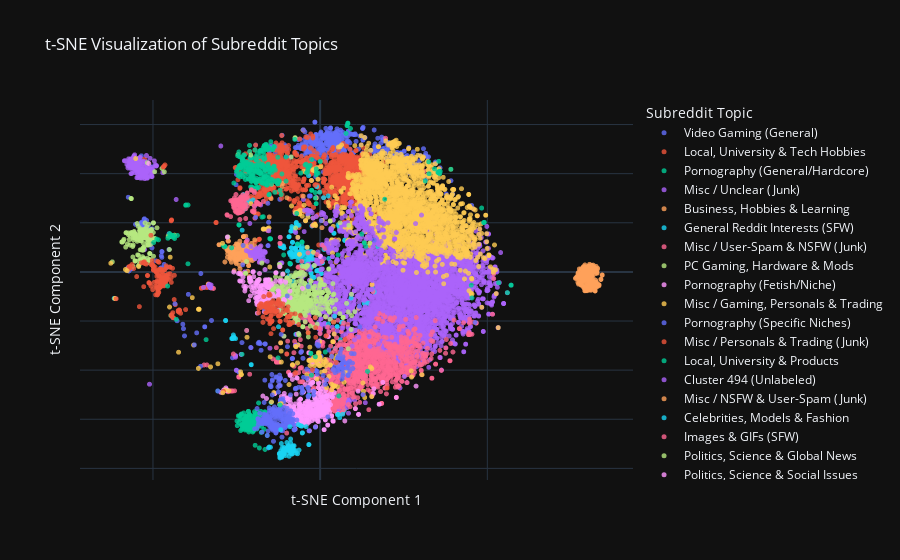

The cell this chart's notebook holds for it:
### Code cell
label_map = {
    # --- HIGH CLARITY: NSFW / Pornography ---
    '35': 'Pornography (General/Hardcore)',
    '106': 'Pornography (Fetish/Niche)',
    '252': 'Pornography (Specific Niches)',

    # --- HIGH CLARITY: Gaming & Fandom ---
    '347': 'NSFW (Porn, Selfies, Misc)',
    '114': 'Video Gaming (General)',
    '327': 'PC Gaming, Hardware & Mods',

    # --- HIGH CLARITY: Politics & News ---
    '119': 'US Politics (Contentious)',
    '419': 'Politics, Science & Social Issues',

    # --- HIGH CLARITY: Hobbies / Local / University ---
    '85': 'Business, Hobbies & Learning',
    '89': 'Local, University & Tech Hobbies',
    '391': 'Images & GIFs (SFW)',
    '490': 'Local, University & Products',
    '454': 'Celebrities, Models & Fashion',
    '27': 'Local/Regional & Hobbies',
    
    # --- MEDIUM CLARITY: Mixed Themes ---
    '54': 'Gaming, Fandom & Circlejerks',
    '245': 'Politics, Science & Global News',
    '187': 'Misc / Gaming, Personals & Trading',
    '275': 'General Reddit Interests (SFW)',

    # --- LOW CLARITY: "Junk" / User-Spam ---
    '1': 'Misc / Personals & Trading (Junk)',
    '2': 'Misc / Unclear (Junk)',
    '20': 'Misc / Unclear (Junk)',
    '91': 'Misc / NSFW & User-Spam (Junk)',
    '254': 'Misc / User-Spam & NSFW (Junk)',
    '335': 'Misc / User-Specific & Bots (Junk)',
}

# --- Now, we plot using the new labels ---

pl.plot_labeled_cluster_map(tsne_df, label_map)

### Figure 1 — Plotly figure (JSON) as saved in the notebook; plotly's stock layout.template omitted (floating-point values rounded to 4 significant figures; data arrays with more than 128 entries replaced by an {"elided": "..."} marker saying what was removed)
{"data": [{"hovertemplate": "<b>%{hovertext}</b><br><br>Topic=Video Gaming (General)<br>tsne_x=%{x}<br>tsne_y=%{y}<extra></extra>", "hovertext": {"elided": "475 str values"}, "legendgroup": "Video Gaming (General)", "marker": {"color": "#636efa", "opacity": 0.8, "size": 5, "symbol": "circle"}, "mode": "markers", "name": "Video Gaming (General)", "showlegend": true, "type": "scattergl", "x": {"elided": "475 float values"}, "xaxis": "x", "y": {"elided": "475 float values"}, "yaxis": "y"}, {"hovertemplate": "<b>%{hovertext}</b><br><br>Topic=Local, University & Tech Hobbies<br>tsne_x=%{x}<br>tsne_y=%{y}<extra></extra>", "hovertext": {"elided": "831 str values"}, "legendgroup": "Local, University & Tech Hobbies", "marker": {"color": "#EF553B", "opacity": 0.8, "size": 5, "symbol": "circle"}, "mode": "markers", "name": "Local, University & Tech Hobbies", "showlegend": true, "type": "scattergl", "x": {"elided": "831 float values"}, "xaxis": "x", "y": {"elided": "831 float values"}, "yaxis": "y"}, {"hovertemplate": "<b>%{hovertext}</b><br><br>Topic=Pornography (General/Hardcore)<br>tsne_x=%{x}<br>tsne_y=%{y}<extra></extra>", "hovertext": {"elided": "142 str values"}, "legendgroup": "Pornography (General/Hardcore)", "marker": {"color": "#00cc96", "opacity": 0.8, "size": 5, "symbol": "circle"}, "mode": "markers", "name": "Pornography (General/Hardcore)", "showlegend": true, "type": "scattergl", "x": {"elided": "142 float values"}, "xaxis": "x", "y": {"elided": "142 float values"}, "yaxis": "y"}, {"hovertemplate": "<b>%{hovertext}</b><br><br>Topic=Misc / Unclear (Junk)<br>tsne_x=%{x}<br>tsne_y=%{y}<extra></extra>", "hovertext": {"elided": "3015 str values"}, "legendgroup": "Misc / Unclear (Junk)", "marker": {"color": "#ab63fa", "opacity": 0.8, "size": 5, "symbol": "circle"}, "mode": "markers", "name": "Misc / Unclear (Junk)", "showlegend": true, "type": "scattergl", "x": {"elided": "3015 float values"}, "xaxis": "x", "y": {"elided": "3015 float values"}, "yaxis": "y"}, {"hovertemplate": "<b>%{hovertext}</b><br><br>Topic=Business, Hobbies & Learning<br>tsne_x=%{x}<br>tsne_y=%{y}<extra></extra>", "hovertext": {"elided": "171 str values"}, "legendgroup": "Business, Hobbies & Learning", "marker": {"color": "#FFA15A", "opacity": 0.8, "size": 5, "symbol": "circle"}, "mode": "markers", "name": "Business, Hobbies & Learning", "showlegend": true, "type": "scattergl", "x": {"elided": "171 float values"}, "xaxis": "x", "y": {"elided": "171 float values"}, "yaxis": "y"}, {"hovertemplate": "<b>%{hovertext}</b><br><br>Topic=General Reddit Interests (SFW)<br>tsne_x=%{x}<br>tsne_y=%{y}<extra></extra>", "hovertext": {"elided": "206 str values"}, "legendgroup": "General Reddit Interests (SFW)", "marker": {"color": "#19d3f3", "opacity": 0.8, "size": 5, "symbol": "circle"}, "mode": "markers", "name": "General Reddit Interests (SFW)", "showlegend": true, "type": "scattergl", "x": {"elided": "206 float values"}, "xaxis": "x", "y": {"elided": "206 float values"}, "yaxis": "y"}, {"hovertemplate": "<b>%{hovertext}</b><br><br>Topic=Misc / User-Spam & NSFW (Junk)<br>tsne_x=%{x}<br>tsne_y=%{y}<extra></extra>", "hovertext": {"elided": "1027 str values"}, "legendgroup": "Misc / User-Spam & NSFW (Junk)", "marker": {"color": "#FF6692", "opacity": 0.8, "size": 5, "symbol": "circle"}, "mode": "markers", "name": "Misc / User-Spam & NSFW (Junk)", "showlegend": true, "type": "scattergl", "x": {"elided": "1027 float values"}, "xaxis": "x", "y": {"elided": "1027 float values"}, "yaxis": "y"}, {"hovertemplate": "<b>%{hovertext}</b><br><br>Topic=PC Gaming, Hardware & Mods<br>tsne_x=%{x}<br>tsne_y=%{y}<extra></extra>", "hovertext": {"elided": "163 str values"}, "legendgroup": "PC Gaming, Hardware & Mods", "marker": {"color": "#B6E880", "opacity": 0.8, "size": 5, "symbol": "circle"}, "mode": "markers", "name": "PC Gaming, Hardware & Mods", "showlegend": true, "type": "scattergl", "x": {"elided": "163 float values"}, "xaxis": "x", "y": {"elided": "163 float values"}, "yaxis": "y"}, {"hovertemplate": "<b>%{hovertext}</b><br><br>Topic=Pornography (Fetish/Niche)<br>tsne_x=%{x}<br>tsne_y=%{y}<extra></extra>", "hovertext": {"elided": "378 str values"}, "legendgroup": "Pornography (Fetish/Niche)", "marker": {"color": "#FF97FF", "opacity": 0.8, "size": 5, "symbol": "circle"}, "mode": "markers", "name": "Pornography (Fetish/Niche)", "showlegend": true, "type": "scattergl", "x": {"elided": "378 float values"}, "xaxis": "x", "y": {"elided": "378 float values"}, "yaxis": "y"}, {"hovertemplate": "<b>%{hovertext}</b><br><br>Topic=Misc / Gaming, Personals & Trading<br>tsne_x=%{x}<br>tsne_y=%{y}<extra></extra>", "hovertext": {"elided": "2102 str values"}, "legendgroup": "Misc / Gaming, Personals & Trading", "marker": {"color": "#FECB52", "opacity": 0.8, "size": 5, "symbol": "circle"}, "mode": "markers", "name": "Misc / Gaming, Personals & Trading", "showlegend": true, "type": "scattergl", "x": {"elided": "2102 float values"}, "xaxis": "x", "y": {"elided": "2102 float values"}, "yaxis": "y"}, {"hovertemplate": "<b>%{hovertext}</b><br><br>Topic=Pornography (Specific Niches)<br>tsne_x=%{x}<br>tsne_y=%{y}<extra></extra>", "hovertext": {"elided": "209 str values"}, "legendgroup": "Pornography (Specific Niches)", "marker": {"color": "#636efa", "opacity": 0.8, "size": 5, "symbol": "circle"}, "mode": "markers", "name": "Pornography (Specific Niches)", "showlegend": true, "type": "scattergl", "x": {"elided": "209 float values"}, "xaxis": "x", "y": {"elided": "209 float values"}, "yaxis": "y"}, {"hovertemplate": "<b>%{hovertext}</b><br><br>Topic=Misc / Personals & Trading (Junk)<br>tsne_x=%{x}<br>tsne_y=%{y}<extra></extra>", "hovertext": {"elided": "243 str values"}, "legendgroup": "Misc / Personals & Trading (Junk)", "marker": {"color": "#EF553B", "opacity": 0.8, "size": 5, "symbol": "circle"}, "mode": "markers", "name": "Misc / Personals & Trading (Junk)", "showlegend": true, "type": "scattergl", "x": {"elided": "243 float values"}, "xaxis": "x", "y": {"elided": "243 float values"}, "yaxis": "y"}, {"hovertemplate": "<b>%{hovertext}</b><br><br>Topic=Local, University & Products<br>tsne_x=%{x}<br>tsne_y=%{y}<extra></extra>", "hovertext": {"elided": "238 str values"}, "legendgroup": "Local, University & Products", "marker": {"color": "#00cc96", "opacity": 0.8, "size": 5, "symbol": "circle"}, "mode": "markers", "name": "Local, University & Products", "showlegend": true, "type": "scattergl", "x": {"elided": "238 float values"}, "xaxis": "x", "y": {"elided": "238 float values"}, "yaxis": "y"}, {"hovertemplate": "<b>%{hovertext}</b><br><br>Topic=Cluster 494 (Unlabeled)<br>tsne_x=%{x}<br>tsne_y=%{y}<extra></extra>", "hovertext": {"elided": "752 str values"}, "legendgroup": "Cluster 494 (Unlabeled)", "marker": {"color": "#ab63fa", "opacity": 0.8, "size": 5, "symbol": "circle"}, "mode": "markers", "name": "Cluster 494 (Unlabeled)", "showlegend": true, "type": "scattergl", "x": {"elided": "752 float values"}, "xaxis": "x", "y": {"elided": "752 float values"}, "yaxis": "y"}, {"hovertemplate": "<b>%{hovertext}</b><br><br>Topic=Misc / NSFW & User-Spam (Junk)<br>tsne_x=%{x}<br>tsne_y=%{y}<extra></extra>", "hovertext": {"elided": "247 str values"}, "legendgroup": "Misc / NSFW & User-Spam (Junk)", "marker": {"color": "#FFA15A", "opacity": 0.8, "size": 5, "symbol": "circle"}, "mode": "markers", "name": "Misc / NSFW & User-Spam (Junk)", "showlegend": true, "type": "scattergl", "x": {"elided": "247 float values"}, "xaxis": "x", "y": {"elided": "247 float values"}, "yaxis": "y"}, {"hovertemplate": "<b>%{hovertext}</b><br><br>Topic=Celebrities, Models & Fashion<br>tsne_x=%{x}<br>tsne_y=%{y}<extra></extra>", "hovertext": ["demilovatothighs", "michellejenneke", "woahpoon", "brightonrosesharbino", "stacykeibler", "kirstendunst", "odeyarush", "juliannehoughpics", "michelletrachtenberg", "mycalvins", "irelandbaldwin", "jennalouisecoleman", "selenagomezlust", "suelasmar", "gilliananderson", "windowbeauty", "hayleyatwell", "allisynashleyarm", "frenchfilles", "evelynlin", "doutzenkroes", "milakunis", "nakedasians", "sarahrosemcdaniel", "cailinrusso", "jadepicon", "elizabethzaks", "charlixcx", "johnforbesnashjr", "frontasshole", "nsfwcelebarchive", "indiaeisley", "pornheels", "annachristinaschwartz", "christinamilian", "sammihanratty", "jasmine_tookes", "ashleygreene", "justsexy", "kyra_santoro", "amanda_seyfried", "cuteface", "periodplot", "coneofshame", "girlswithwethair", "lauramarano", "celebritynavels", "aliceeve", "reg", "leaseydoux", "dioni", "jeanniemai", "thecamillerowe", "iskralawrence", "tittiesfrombelow", "cobiesmulders", "kneesocks", "celebdominatrixs", "shortykeepingittight", "daniellagrace", "saschawest", "gillianjacobs", "helenefischer", "100sexiest", "momokun_mariahmallad", "playfulgirls", "jada_facer", "scandinaviangirls", "jessicachastain", "sadierobertson", "piamia", "ninaagdal", "workoutselfies", "jessicanigri2", "katyperryarmpits", "ladygagasass", "taylorswiftarmpit", "claire_abbott_", "stephclairesmith", "modernfashionporn", "jade_chynoweth", "apkmirror", "fingerinasshole", "stripgif", "yeoldenudes", "selffistinggirls", "aocat", "rosiejones", "cutecunts", "bootyforeat", "lorenarae", "veganaddict", "enjinight", "evangelinelilly", "beberexha", "jenniferaniston", "elizabethwheeland", "paigespiranac", "highrescelebs", "janelevy", "jessicagreen", "alexia_raye", "emilyblunt", "maddie_ziegler", "sofiavergara", "jackieevancho", "katharine_mcphee"], "legendgroup": "Celebrities, Models & Fashion", "marker": {"color": "#19d3f3", "opacity": 0.8, "size": 5, "symbol": "circle"}, "mode": "markers", "name": "Celebrities, Models & Fashion", "showlegend": true, "type": "scattergl", "x": [-8.44, -10.79, -23.94, -11.93, -8.105, -9.052, -11.43, -9.892, -8.696, -8.31, -11.77, -11.25, -8.417, -9.781, -6.762, -9.713, -11.91, -12.05, -5.998, -8.839, -8.282, -8.925, -11.61, -9.546, -7.88, -8.321, -9.28, -10.91, -3.407, -9.452, -8.084, -11.69, -8.827, -15.23, -9.436, -11.65, -9.437, -11.48, 6.754, -10.74, -11.98, -11.79, -3.358, -7.48, 5.845, -11.29, -8.356, -11.2, -9.276, -9.082, -9.496, -12.23, -15.33, 5.428, -5.349, -11.02, -5.549, -9.067, -11.36, -10.11, -11.46, -10.85, -10.38, -8.109, 5.203, -21.98, -8.703, -6.515, -11.65, -11.85, -11.02, -10.78, -7.804, -14.67, -8.534, -8.697, -8.591, -11.09, -9.762, -14.87, -12.0, -4.19, -9.946, -3.387, -7.221, -10.76, -5.574, -8.256, -9.041, -5.282, -10.83, -12.45, -10.12, -11.4, -9.594, -12.17, -10.77, -8.974, -8.789, -12.01, -11.81, -9.441, -8.866, -11.52, -9.791, -8.099, -9.152], "xaxis": "x", "y": [-72.8, -74.0, 26.49, -74.47, -71.97, -73.02, -74.8, -72.38, -72.66, -71.11, -72.82, -73.86, -73.19, -71.31, -74.04, -71.71, -73.83, -75.72, -62.57, -69.63, -72.61, -73.23, -69.9, -71.24, -72.73, -72.32, -72.36, -73.12, -50.25, -70.74, -70.79, -75.38, -68.05, -71.31, -71.14, -74.59, -71.68, -74.42, -57.94, -72.03, -74.02, -64.25, -70.32, -72.69, -59.32, -74.5, -74.14, -73.7, -75.07, -72.12, -70.85, -74.11, -71.47, -57.98, -65.58, -73.77, -62.8, -73.78, -71.68, -71.74, -75.47, -74.28, -74.76, -71.6, -58.16, -23.85, -72.41, -62.15, -74.07, -75.35, -72.57, -72.19, -70.77, -53.16, -74.07, -73.32, -73.83, -72.93, -71.4, -71.43, -75.09, -63.01, -69.49, -70.32, -73.76, -72.11, -62.76, -71.21, -63.04, -65.52, -71.49, -22.32, -72.51, -73.78, -72.27, -73.91, -73.38, -71.9, -73.37, -75.47, -74.33, -72.5, -72.83, -75.24, -72.96, -72.77, -71.97], "yaxis": "y"}, {"hovertemplate": "<b>%{hovertext}</b><br><br>Topic=Images & GIFs (SFW)<br>tsne_x=%{x}<br>tsne_y=%{y}<extra></extra>", "hovertext": ["treessuckingatthings", "anthonybourdain", "fractals", "catsvstechnology", "thanksobama", "oceanlinerporn", "confusedtravolta", "newgamesk2t2", "torontodriving", "otters", "diwhy", "stoptouchingme", "polarbears", "gingerkitty", "sculpture", "advicehell", "thedepthsbelow", "historyanecdotes", "holdmycatnip", "jeopardy", "littlebuddies", "australiapics", "rescuedogs", "holdmyjuicebox", "anythingmayhappen", "whatswrongwithyourdog", "weathergifs", "loadingicon", "mypeopleneedme", "batty", "veryexpensive", "swiggityswootygifs", "doggos", "climbingcirclejerk", "simulated", "supershibe", "holdmycosmo", "musicpics", "casualtodayilearned", "fractalporn", "pigifs", "corporatefacepalm", "100movies365days", "bigcatgifs", "tuxedocats", "youseeingthisshit", "southkoreapics", "blackandwhite", "cloudporn", "wastedgifrequests", "truenorthpictures", "dumbass", "traingifs", "eyecandy", "dadreflexes", "netherlandspics", "yesyesyesno", "nope", "simpsonsfaces", "megagamer", "corgigifs", "selfie", "insectporn", "fireporn", "asianpeoplegifs", "brushybrushy", "redditthroughhistory", "prematurecelebration", "tastyfood", "gonwild", "girlswearingbloomers", "waterfalls", "bigj76", "schweiz", "superbowl", "demotivational", "michaelbaygifs", "palatecleanser", "mildlyvandalised", "animaltextgifs", "quoteporn", "notmyjob", "ishl3outyet", "chemicalreactiongifs", "atbge", "asianeats", "animalslookingatfood", "treknobabble", "kailua96734", "slavs_squatting", "ghettoglamourshots", "burgers", "dogberg", "mushroomporn", "bearsdoinghumanthings", "earthlingporn", "productporn", "cheetahs", "jimlast3", "morbidlybeautiful", "animalsbeinggeniuses", "lolwat", "oddlyterrifying", "megamanlounge", "spaceflightporn", "sportscars", "wtfart", "harrishoffman", "meme_graveyard", "fearme"], "legendgroup": "Images & GIFs (SFW)", "marker": {"color": "#FF6692", "opacity": 0.8, "size": 5, "symbol": "circle"}, "mode": "markers", "name": "Images & GIFs (SFW)", "showlegend": true, "type": "scattergl", "x": [-23.05, -5.51, -19.8, -22.88, -21.8, -6.6, -23.64, -0.9096, -22.06, -24.74, -25.65, -25.35, -24.58, -19.67, -20.05, -22.19, -26.03, -19.06, -24.6, -22.27, -19.68, -23.99, -20.52, -25.67, 0.5977, -26.38, -25.84, -25.19, -25.71, -23.71, -26.78, -23.35, -24.21, -25.2, -25.17, -25.57, -25.13, -16.98, -11.93, -20.29, -24.96, -23.43, -25.18, -24.19, -26.76, -22.6, -4.494, -18.68, -18.6, -22.56, -25.42, -21.77, -19.74, -24.44, -23.91, -24.1, -24.39, -25.5, -23.63, -10.0, -22.87, -20.57, -23.47, -24.83, -24.28, -23.38, -23.17, -22.6, -24.23, -24.99, -22.98, -23.94, -23.87, -24.89, -25.85, -21.76, -24.98, -22.24, -24.1, -24.72, -24.0, -21.81, -19.5, -25.59, -23.65, -27.76, -22.63, -12.04, -18.95, -21.78, -22.38, -27.85, -23.86, -18.96, -23.1, -24.66, -21.98, -23.15, -26.18, -23.17, -22.96, -23.39, -22.33, -23.11, -6.432, -18.1, -19.77, -3.615, -23.61, -23.81], "xaxis": "x", "y": [30.25, 0.7088, 24.53, 26.2, 29.96, 1.879, 27.71, 7.067, 12.29, 25.38, 30.1, 27.47, 23.88, 32.84, 24.48, 30.57, 27.48, 28.37, 27.41, 21.75, 32.26, 24.25, 33.21, 27.23, 4.2, 29.12, 26.64, 29.06, 28.77, 25.79, 22.51, 29.5, 29.78, 24.41, 29.36, 29.19, 27.17, 28.66, 11.51, 24.75, 29.07, 29.91, 31.51, 26.89, 28.96, 29.49, 1.584, 28.16, 27.73, 29.67, 24.87, 26.78, 26.97, 24.09, 27.62, 24.24, 27.51, 28.29, 30.57, -65.62, 26.55, 33.49, 24.47, 24.98, 27.07, 26.78, 31.34, 30.2, 25.24, 28.6, 26.32, 24.13, 28.75, 24.62, 26.19, 30.6, 29.39, 25.74, 27.61, 29.2, 21.34, 32.13, 21.89, 26.31, 29.27, 23.04, 27.4, 11.68, 28.29, 32.13, 30.98, 23.3, 26.57, 27.7, 27.12, 24.57, -23.84, 24.68, 28.45, 29.57, 26.93, 27.23, 27.87, 28.17, 2.032, 27.5, 25.18, 7.755, 28.58, 30.32], "yaxis": "y"}, {"hovertemplate": "<b>%{hovertext}</b><br><br>Topic=Politics, Science & Global News<br>tsne_x=%{x}<br>tsne_y=%{y}<extra></extra>", "hovertext": {"elided": "408 str values"}, "legendgroup": "Politics, Science & Global News", "marker": {"color": "#B6E880", "opacity": 0.8, "size": 5, "symbol": "circle"}, "mode": "markers", "name": "Politics, Science & Global News", "showlegend": true, "type": "scattergl", "x": {"elided": "408 float values"}, "xaxis": "x", "y": {"elided": "408 float values"}, "yaxis": "y"}, {"hovertemplate": "<b>%{hovertext}</b><br><br>Topic=Politics, Science & Social Issues<br>tsne_x=%{x}<br>tsne_y=%{y}<extra></extra>", "hovertext": {"elided": "138 str values"}, "legendgroup": "Politics, Science & Social Issues", "marker": {"color": "#FF97FF", "opacity": 0.8, "size": 5, "symbol": "circle"}, "mode": "markers", "name": "Politics, Science & Social Issues", "showlegend": true, "type": "scattergl", "x": {"elided": "138 float values"}, "xaxis": "x", "y": {"elided": "138 float values"}, "yaxis": "y"}, {"hovertemplate": "<b>%{hovertext}</b><br><br>Topic=Misc / User-Specific & Bots (Junk)<br>tsne_x=%{x}<br>tsne_y=%{y}<extra></extra>", "hovertext": ["smcartistinfodump", "krebs", "inom", "vrporn_videos", "gary_iii", "seanub", "rsjohn1", "pavelalog", "newsvideo", "kaiphas", "aelful", "yourselfyou", "jotboard", "kittykatgaming", "dustoflife", "kasperr", "adultsexy", "hi_islander", "frugalsupplements", "funvids", "boldss", "suomipelit", "syntakrs", "blackpornxxx", "strangestthings", "lifestylevideos", "hackedgadgetsrss", "whytefangrs", "steroidsrs", "aveedzghamer", "rapidberry", "vispilio", "kibars", "ancientpower", "epicbot", "websinteresantes", "thepicklers", "imtomrs", "vamosachelear", "miraclesuns", "cinemaxtrema", "deltabird", "amateurblondebimbos", "earthquake_feed", "rsoff", "mattyblue", "tryndamerers", "nemiforest", "fiveyearsagonsfw", "intercept", "majorwound", "yuyuyu", "rsbiomage", "tseries", "mithrilbaradvlog", "72spiderpig", "amitp014", "nascarsux8", "libertyforthemasses", "quaintrs", "allycian", "hlf_rs", "vinyl_price_drop", "sportvideo", "kuhlkid", "painsalog", "rs_o", "eurorack", "adlogcatt", "bitcoinjobs", "extase", "zaqofys", "jamesrslog", "homesmut", "layanorsmind", "redtorva", "guthlx", "plamemo", "meeesealog", "wondergirls", "celebritysexy", "nztyler", "red_dragoon", "thecutestidol", "primalhi"], "legendgroup": "Misc / User-Specific & Bots (Junk)", "marker": {"color": "#FECB52", "opacity": 0.8, "size": 5, "symbol": "circle"}, "mode": "markers", "name": "Misc / User-Specific & Bots (Junk)", "showlegend": true, "type": "scattergl", "x": [-4.021, 3.802, -0.5096, 15.4, -45.04, -54.26, -0.3928, -1.591, -36.29, -0.594, -44.84, 27.25, -32.78, 12.79, 1.171, -62.62, -14.95, -7.223, -29.22, -36.25, -43.54, 0.4748, 1.865, -9.299, -37.84, -36.24, 3.773, -57.74, -2.565, -0.8828, -14.54, -3.024, 2.98, -2.196, -0.1554, -38.24, -1.258, -0.04239, -30.59, -1.251, 4.208, -42.34, 12.97, 27.34, -0.8478, 30.48, 13.33, 0.007408, 7.154, 4.985, -8.554, -15.07, -1.992, -36.22, -11.66, 1.735, -7.311, -36.39, 4.557, 3.413, -11.65, -1.143, -1.718, -36.23, 3.107, -13.84, -0.865, 1.938, -36.42, -12.08, -1.408, -3.377, -0.2859, -29.12, 1.448, 1.439, -3.129, -58.23, -3.309, -3.081, -0.9199, 0.2037, -0.3239, -23.78, 0.7668], "xaxis": "x", "y": [-41.92, -28.42, -32.89, -50.78, -14.3, 2.211, -32.94, -35.2, -15.21, -35.44, 5.988, -40.31, -38.68, -45.19, -36.85, 3.524, -34.56, -30.45, 11.66, -15.16, 14.98, -40.83, -36.76, -45.87, -29.79, -15.23, -28.41, 0.476, -36.0, -37.2, -52.95, -38.12, -37.81, -36.0, -34.74, -10.48, -35.08, -34.58, -37.41, -36.19, -25.29, -32.7, -48.58, -42.82, -34.99, -41.88, -51.16, -38.17, -44.95, -34.15, 26.84, 2.011, -34.85, -15.23, -53.63, -38.2, -30.32, -15.22, -35.29, -34.47, -32.27, -35.69, -38.24, -15.23, -38.01, -49.13, -34.26, -47.16, -39.29, -53.83, -35.99, -36.06, -32.89, -49.21, -40.27, -35.65, -36.05, 0.975, -36.01, -30.65, -43.66, -35.86, -38.13, -40.72, -37.73], "yaxis": "y"}, {"hovertemplate": "<b>%{hovertext}</b><br><br>Topic=NSFW (Porn, Selfies, Misc)<br>tsne_x=%{x}<br>tsne_y=%{y}<extra></extra>", "hovertext": {"elided": "138 str values"}, "legendgroup": "NSFW (Porn, Selfies, Misc)", "marker": {"color": "#636efa", "opacity": 0.8, "size": 5, "symbol": "circle"}, "mode": "markers", "name": "NSFW (Porn, Selfies, Misc)", "showlegend": true, "type": "scattergl", "x": {"elided": "138 float values"}, "xaxis": "x", "y": {"elided": "138 float values"}, "yaxis": "y"}, {"hovertemplate": "<b>%{hovertext}</b><br><br>Topic=US Politics (Contentious)<br>tsne_x=%{x}<br>tsne_y=%{y}<extra></extra>", "hovertext": ["anythinggoes", "bernieorbust", "copblock", "the_hofer", "irishfilm", "newsoutlet", "morbidrealityrebooted", "freecascadia", "gayrimenkulhaber", "iksdagen", "tytsucks", "risparmiotelefonico", "thenau", "redpillglobalism", "antitax", "electionreform", "worldofpancakes", "btvevents", "voterfraud", "highspeedrail", "aprogressiveparty", "berniesrevolution", "wednesdaycampanella", "askberniesupporters", "javascriptmasterrace", "responsetopresident", "shittyisraeliart", "castleforpresident", "petersburg", "hotgas", "defundthecbc", "news1", "violentleft", "thenews", "magnora7", "depopulation", "alexjones", "communismanarchy", "anythinggoesmusic", "whistleblowers", "oldbooks", "conservativelounge", "operationgrabass", "unionisminulster", "financialtransactions", "race", "accountt1234", "chemprints", "race_realism", "btfo", "revolution", "healthconspiracy", "catholiclawyer", "chollos", "trumpvshillary", "trumppa", "alien_theory", "readmystory", "marriagestrike", "trueskeptics", "eradicateislam", "newjerseyfilm", "globalnewschinese", "stalkerwatch", "minarchy", "espartaco", "reinstatearticle8", "webcode", "neoconservatism", "pa_for_jillstein", "westerner", "scripternetwork", "occupylangley", "intactivists", "conspiracynews", "socialsecurity", "benshapiroshow", "studentsforsanders", "politicalmoderation", "spacesteading", "ellenpaoinaction", "thejoyouscatholic", "polfacts", "badcops", "clintoninvestigation", "yourtaxdollarsatwork", "greatamericanroadtrip", "smartbuildings", "bubbles2016", "cosmicdisclosure", "pizzagatev2", "blackinamerica", "francelebolchevik", "coolwallpapers", "blm_are_terrorists", "drudge", "invadercrimesmatter", "nowttyg", "impoliteconversation", "wikiinaction", "whiterightsuk", "tulsi", "illinois4sanders", "news_for_women", "criticalpedagogy", "bigly", "polycentric_law", "anarcho_hackers", "tacticalflashlights", "debateacommunist", "limitedhangouts", "mentalmath", "floathouse", "schmooplesfilter", "uk_politics", "bestwpthemes", "kenyanews", "goldinvesting", "2014elections", "duncantrussell", "criticfmposts"], "legendgroup": "US Politics (Contentious)", "marker": {"color": "#EF553B", "opacity": 0.8, "size": 5, "symbol": "circle"}, "mode": "markers", "name": "US Politics (Contentious)", "showlegend": true, "type": "scattergl", "x": [-12.36, -15.43, -15.67, -8.956, -11.2, -14.57, -14.45, -17.66, 20.05, -3.566, -15.34, 7.411, -18.23, -12.79, -14.17, -17.76, -10.02, -5.951, -16.02, -13.93, -15.02, -15.66, -12.68, -14.86, -11.97, -12.81, -13.65, -9.42, -13.9, -1.332, -1.49, -14.9, -14.52, -18.34, -13.62, -13.22, -9.665, -12.36, -12.17, -16.0, -11.79, -9.59, -16.15, -17.1, -13.16, -9.355, -14.98, -11.06, -8.183, -14.49, -17.43, -15.67, -16.88, -6.411, -15.06, -14.82, -15.31, -10.25, -14.11, -17.64, -9.166, -11.2, -14.19, -10.17, -15.56, -12.35, -16.11, -13.16, -9.838, -11.14, -13.61, 4.819, -16.35, -17.07, -14.75, -15.01, -9.978, -12.49, -15.09, -16.22, -15.02, -12.02, -9.337, -12.33, -15.85, -18.38, -11.86, -12.15, -13.46, -16.39, -11.96, -11.18, -12.46, -1.312, -14.38, -12.39, -8.917, -7.488, -8.933, -15.82, -9.278, -13.05, -12.45, -14.71, -9.634, -8.668, -16.26, -14.7, -11.98, -15.39, -16.91, -7.326, -16.2, -7.387, -15.58, -2.31, -14.63, 3.977, -9.186, -15.24, 1.873], "xaxis": "x", "y": [-17.94, -14.39, -14.41, -21.23, -23.66, -12.51, -15.95, -13.94, -47.27, -24.76, -19.48, -27.49, -13.71, -15.98, -14.7, -12.93, -15.42, -17.71, -13.1, -23.09, -14.44, -14.54, -12.25, -20.38, -20.12, -13.79, -16.93, -18.17, -12.69, -22.68, -18.65, -15.97, -19.9, -14.91, -15.07, -15.82, -15.89, -17.94, -17.82, -13.47, -17.41, -18.2, -12.9, -20.55, -15.8, -20.38, -9.464, -16.19, -20.61, -20.25, -13.12, -13.78, -10.04, -21.45, -21.09, -20.53, -9.557, -19.62, -11.71, -14.46, -21.4, -23.66, -14.3, -15.4, -16.11, -17.93, -13.15, -16.15, -18.25, -12.99, -15.97, -36.91, -14.09, -18.37, -17.9, -13.03, -33.42, -12.05, -15.75, -16.62, -15.86, -20.17, -21.48, -17.93, -14.62, -16.66, -12.88, -13.66, -15.77, -14.47, -20.12, -14.2, -17.99, -26.64, -19.92, -17.97, -21.24, -17.07, -21.12, -19.15, -21.45, -12.89, -11.32, -18.01, -14.19, -17.21, -16.58, -25.16, -20.11, -9.384, -13.87, 39.01, -16.62, -41.0, -12.59, -39.82, -12.51, -20.47, -18.26, -8.895, -25.98], "yaxis": "y"}, {"hovertemplate": "<b>%{hovertext}</b><br><br>Topic=Gaming, Fandom & Circlejerks<br>tsne_x=%{x}<br>tsne_y=%{y}<extra></extra>", "hovertext": ["mobiustrips", "aerialfans", "microfans", "fashionfromchina", "civaigames", "gottagetagrip", "emanface", "fishpost", "apotheosisvillage", "tagprocirclejerk", "connradept", "syraphia", "diary", "worldproblems", "adrenalinefans", "mcfanfics", "stateball", "zeroescapecirclejerk", "20thcenturyexperiment", "musicporn", "georgism", "rpgrecordings", "celebrimix", "project87", "sovereigntyascending", "verlier", "whowouldgowild", "undertem", "childrenfnaf", "beachfans", "swdarktimes", "starshipfans", "linuxcirclejerk", "proasheck", "civbrfiction", "gem_irl", "nenes", "buttonaftermath", "detailcraft", "cbrbattleroyale", "likha", "mushroomfans", "ntcirclejerk", "writeworld", "loungegrumps", "comicbookcovers", "notsafeforweiss", "garfieldcart", "oceanictagpro", "mlpios", "tppthegame", "theamazingbulk", "cavestory", "nebbyinthebag", "seananners", "televisionposterfans", "recurringvs", "mlkk22", "godhoodwb", "civcraftfellowship", "desertfans", "bluefoot55", "outsidexbox", "jewelryfromchina", "aquamarinesden", "doctorbutts", "civcraftaytos", "crashwhowritings", "testbecauseimbored", "storyshift", "caflow", "navysealcopypasta", "feralpokeporn", "wfku", "haganai", "miranda", "streetartfans", "kachow", "agriculturefans", "circlefuckers", "uniformfans", "createthisworld", "morningmusume", "tedbear", "seafans", "tr4shbros", "linkedlibraryofbabel", "luna_lovewell", "whowouldwinworkshop", "audiohaven", "washiwashi", "fringly", "madeofstyrofoam", "falloutphotography", "scalieporn", "sunnyirl", "sammyclassicsonicfan", "shittymspaint", "jaggedmallard", "cabinfans", "singwithme", "shitpostingjerk", "tagprotesting", "furniturefromchina", "civagora", "arhunson", "peanutbuttergamer", "magicbuilding", "shittywritingprompts"], "legendgroup": "Gaming, Fandom & Circlejerks", "marker": {"color": "#00cc96", "opacity": 0.8, "size": 5, "symbol": "circle"}, "mode": "markers", "name": "Gaming, Fandom & Circlejerks", "showlegend": true, "type": "scattergl", "x": [-23.36, -14.99, -14.87, -2.54, -24.31, 35.21, -6.774, -1.143, 32.47, 0.03643, -2.769, -9.044, -0.5938, -3.801, -14.95, 7.757, -0.8856, -44.9, -1.145, -4.053, 13.64, -48.88, 56.02, 13.19, 8.109, -12.02, 49.02, 35.34, 13.19, -14.97, -1.145, -15.01, -10.9, 34.2, -24.23, -1.189, -3.362, -3.598, 32.57, -24.25, 14.17, -14.89, -44.27, 48.31, 35.75, 57.12, -1.473, -3.003, -0.1449, -43.53, 39.11, 35.93, -45.04, -44.39, 45.19, -14.9, -2.58, -1.438, 35.47, 8.282, -14.84, -5.417, 19.31, -2.54, -39.53, -1.193, 8.285, 49.11, -2.802, -45.53, -5.805, -25.82, -43.93, -42.69, 5.34, 5.58, -14.9, -4.231, -14.9, -34.1, -14.9, -48.36, -12.57, -6.993, -15.05, 53.38, -5.421, -9.068, 48.91, -43.01, 9.065, 45.4, -49.78, 57.13, 31.44, 1.546, -43.83, -4.492, -1.452, -14.95, -3.515, 12.41, -0.02652, -2.54, 8.287, 8.046, 35.62, -2.519, -3.696], "xaxis": "x", "y": [-33.56, 13.54, 13.46, 33.24, 19.17, 40.59, 11.35, 41.92, 44.81, 45.01, -33.14, 3.466, 40.18, 40.61, 13.51, 56.38, 40.21, 14.62, 40.65, 40.43, 10.41, 13.36, -8.455, 11.86, 59.62, -54.19, 20.13, 40.39, 11.85, 13.52, 39.49, 13.54, 6.909, 41.97, 19.11, 27.8, 42.73, 42.47, 39.98, 19.14, -40.51, 13.48, 14.63, 26.0, 39.98, -5.406, 32.32, 43.42, 32.47, 13.61, 41.79, 40.91, 15.61, 14.94, -5.432, 13.48, -42.07, -34.58, 45.03, 60.53, 13.44, 12.16, 29.6, 33.24, 3.295, 27.81, 60.45, 20.2, -33.19, 13.7, 40.23, 36.17, 14.1, 14.86, 6.93, -50.53, 13.48, 43.86, 13.48, -27.59, 13.47, 13.04, -35.0, 23.78, 13.55, -4.427, 12.17, 3.503, 20.07, -19.3, 58.4, -10.58, 11.97, -5.394, 37.02, -32.62, 14.87, 43.56, 30.08, 13.51, 42.47, 15.41, 44.97, 33.23, 60.58, 59.53, 40.99, 45.74, 41.57], "yaxis": "y"}], "layout": {"legend": {"title": {"text": "Subreddit Topic"}, "tracegroupgap": 0}, "title": {"text": "t-SNE Visualization of Subreddit Topics"}, "xaxis": {"anchor": "y", "domain": [0, 1], "showticklabels": false, "title": {"text": "t-SNE Component 1"}}, "yaxis": {"anchor": "x", "domain": [0, 1], "showticklabels": false, "title": {"text": "t-SNE Component 2"}}}}
